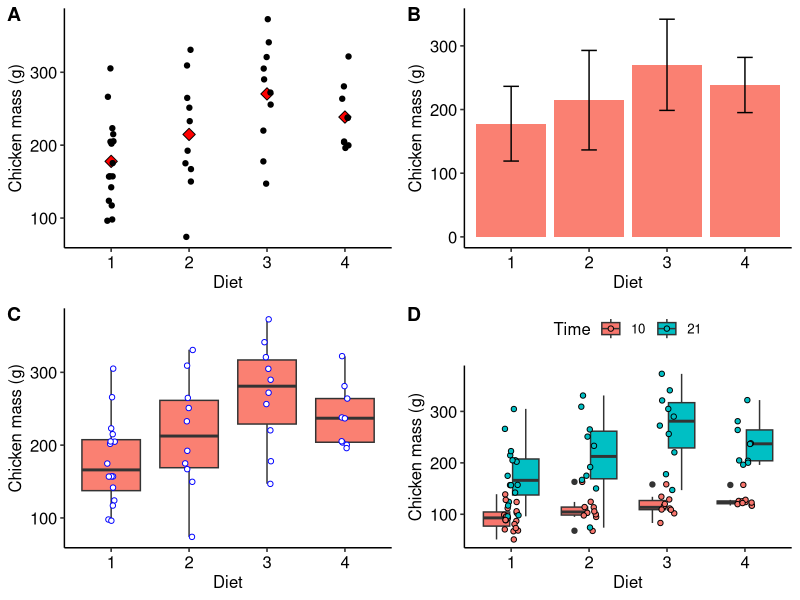

Write the R code that produced this figure.
# Intro to Biostats
# Day 1
# Tiffany Johnson
# 19 Feb 2020
# Chapter 2 and 3

library(tidyverse)

chicks <- as_tibble(ChickWeight)  # load in as table tibble = table
head(chicks)  # view first six rows
tail(chicks)
tail(chicks, n = 2)  # view last rows, but only the last 2
colnames(chicks)   # view column variable names
summary(chicks) # gives certain analysis of data eg median, min etc

# how many weights are available across all Diets and Times?
chicks %>% 
  summarise(length = n())  # gives the amount of observations in the data

length(chicks$weight) # same as above function just in base R and not tidy data

dat1 <- c(23, 45, 23, 66, 13)
mean(dat1)  # calculating mean

chicks %>% 
  summarise(mean_wt = mean(weight))

chicks %>% 
  summarise(mean_wt = round(mean(weight), 1))  # round function = rounding off to 1 decimal in this situation

chicks %>% 
  summarise(mean_wt = sum(weight) / n()) # actual mean calculation

chicks %>% 
  summarise(med_wt = median(weight))

library(e1071)
skewness(faithful$eruptions)

kurtosis(faithful$eruptions)

chicks %>% 
  summarise(sd_wt = sd(weight))

quantile(chicks$weight)

chicks %>% 
  summarise(min_wt = min(weight),
            qrt1_wt = quantile(weight, p = 0.25),
            med_wt = median(weight),
            qrt3_wt = median(weight, p = 0.75),
            max_wt = max(weight))

range(chicks$weight)

chicks %>% 
  summarise(lower_wt = range(weight)[1],
            upper_wt = range(weight)[2])

range(chicks$weight)[2] - range(chicks$weight)[1]

chicks %>% 
  summarise(range_wt = range(weight)[2] - range(weight)[1])

dat1 <- c(NA, 12, 76, 34, 23)

# Without telling R to ommit missing data
mean(dat1)

mean(dat1, na.rm = TRUE)


grp_stat <- chicks %>%
  filter(Time == 21) %>% 
  group_by(Diet, Time) %>% 
  summarise(mean_wt = round(mean(weight, na.rm = TRUE), 2),
            med_wt = median(weight, na.rm = TRUE),
            sd_wt = round(sd(weight, na.rm = TRUE), 2),
            sum_wt = sum(weight),
            min_wt = min(weight),
            qrt1_wt = quantile(weight, p = 0.25),
            med_wt = median(weight),
            qrt3_wt = median(weight, p = 0.75),
            max_wt = max(weight),
            n_wt = n())
grp_stat


library(ggpubr) # needed for arranging multi-panel plots
plt1 <- chicks %>%
  filter(Time == 21) %>% 
  ggplot(aes(x = Diet, y = weight)) +
  geom_point(data = grp_stat, aes(x = Diet, y = mean_wt), 
             col = "black", fill = "red", shape = 23, size = 3) +
  geom_jitter(width = 0.05) + # geom_point() if jitter not required
  labs(y = "Chicken mass (g)") + 
  theme_pubr()

plt2 <- ggplot(data = grp_stat, aes(x = Diet, y = mean_wt)) +
  geom_bar(position = position_dodge(), stat = "identity", 
           col = NA, fill = "salmon") +
  geom_errorbar(aes(ymin = mean_wt - sd_wt, ymax = mean_wt + sd_wt),
                width = .2) +
  labs(y = "Chicken mass (g)") + 
  theme_pubr()
# position_dodge() places bars side-by-side
# stat = "identity" prevents the default count from being plotted

# a description of the components of a boxplot is provided in the help file
# geom_boxplot()
plt3 <- chicks %>%
  filter(Time == 21) %>% 
  ggplot(aes(x = Diet, y = weight)) +
  geom_boxplot(fill = "salmon") +
  geom_jitter(width = 0.05, fill = "white", col = "blue", shape = 21) +
  labs(y = "Chicken mass (g)") + 
  theme_pubr()

plt4 <- chicks %>%
  filter(Time %in% c(10, 21)) %>% 
  ggplot(aes(x = Diet, y = weight, fill = as.factor(Time))) +
  geom_boxplot() +
  geom_jitter(shape = 21, width = 0.1) +
  labs(y = "Chicken mass (g)", fill = "Time") +
  theme_pubr()

ggarrange(plt1, plt2, plt3, plt4, ncol = 2, nrow = 2, labels = "AUTO")


## This is good but for the exams it might b useful to have the plotting code in its own scripts. 
# This will make it easier and faster to make reference to the code rather than scrolling down etc
